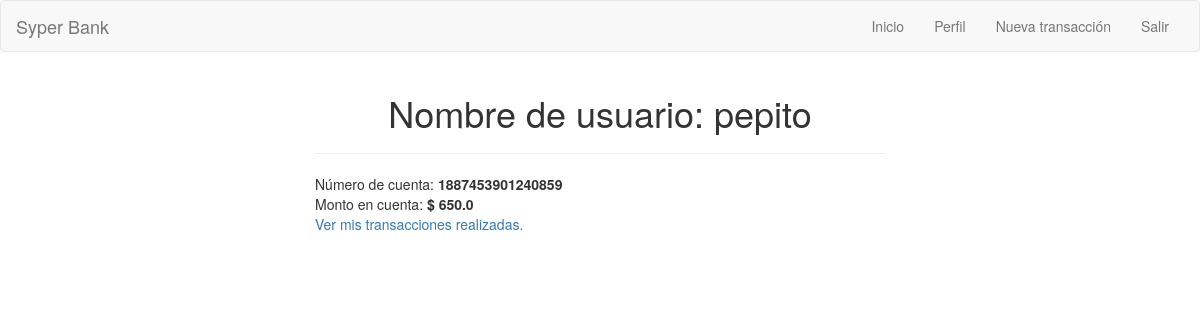
The page /user/pepito (signed in) on the database its author committed.
### app/models.py (models this page shows, shortened)
class User(UserMixin, db.Model):
    id = db.Column(db.Integer, primary_key=True)
    username = db.Column(db.String(64), index=True, unique=True)
    email = db.Column(db.String(120), index=True, unique=True)
    password_hash = db.Column(db.String(128))
    accounts = relationship("Account")
    transactions = relationship("Movement")

class Account(db.Model):
    id = db.Column(db.Integer, primary_key=True)
    amount = db.Column(db.Float)
    number = db.Column(db.String, index=True, unique=True) # Lo ponemos como string, pero es un numero
    user_id = db.Column(db.Integer, db.ForeignKey('user.id'))

### app/routes.py (the view)
@app.route('/user/<username>')
@login_required
def user(username):
    user = User.query.filter_by(username=username).first_or_404()
    account = Account.query.filter_by(user_id=user.id).first_or_404()
    return render_template('user.html', user=user, account=account)

### app/models.py (called while the page is built)
@login.user_loader
def load_user(id):
    return User.query.get(int(id))

### app/templates/user.html
{% extends "base.html" %}
{% block app_content %}
    <div class="col-md-6 col-md-offset-3">
        <h1 class="text-center">Nombre de usuario: {{ user.username }}</h1>
        <hr>
        <p>
        Número de cuenta: <b>{{ account.number }}</b>
        <br>
        Monto en cuenta: <b>$ {{ account.amount }}</b>
        <br>
        <a href="{{ url_for('transactions', user_id=current_user.id) }}">Ver mis transacciones realizadas.</a>
        </p>
    </div>
{% endblock %}

### rows shown on the page
User: username "pepito"
Account: number "1887453901240859", amount "650.0"
